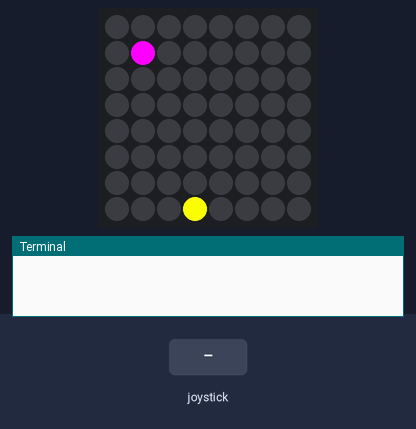
Bench run of a program on a simulated Raspberry Pi (BCM pin numbers) with a Sense HAT. On the bench: the Sense HAT's 8×8 RGB LED matrix, the last lines printed to the terminal. The inputs (shaded band) are chosen by the test bench. Random numbers come from a fixed seed.

Above: at 3.5 s.
3.6 s: joystick pushed left
At 4.7 s:
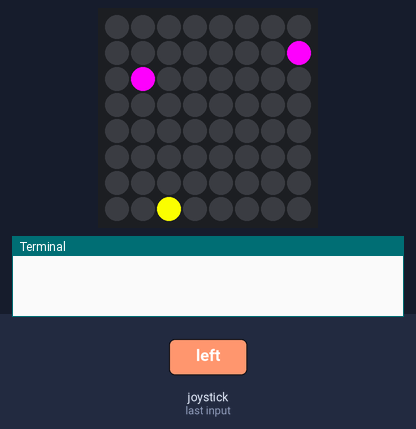
6.6 s: joystick pushed right
At 7.4 s:
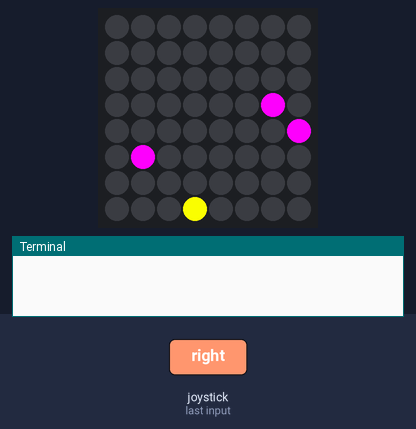
9.6 s: joystick pushed left
At 10.8 s:
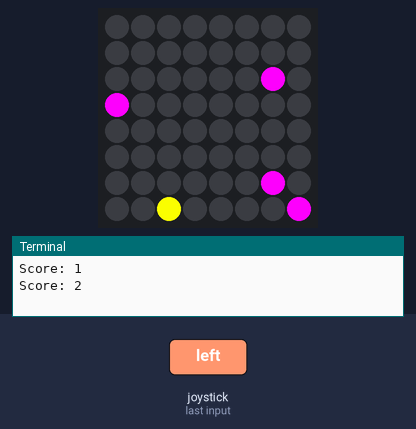
12.6 s: joystick pushed right
At 13.8 s:
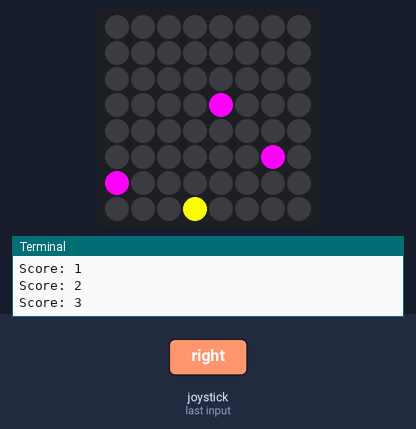
15.6 s: joystick pushed right
At 17.4 s:
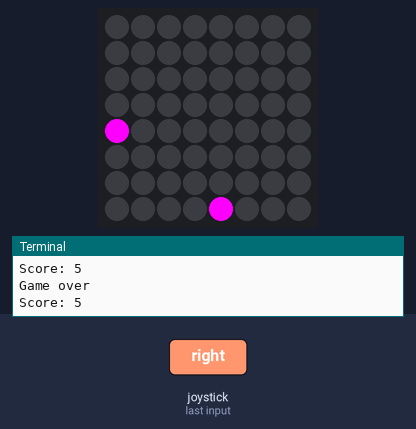
18.6 s: joystick pushed left
At 20.9 s:
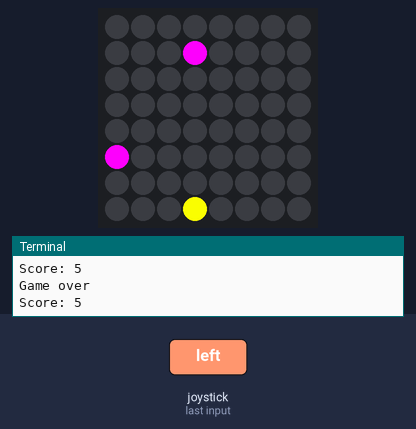
Timing chart, 0 to 22.4 s (numbered marks = the images above; inputs shaded):
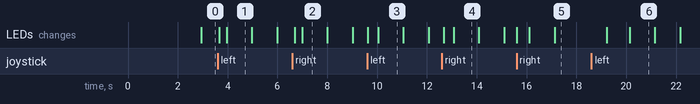

Measured:
- what the display in image 1 shows lasts 1.0 s, from 4.0 s to 5.0 s

The program:

car_avoidance_v4.py
```python
'''
    x    x
  x
          x
    G

     A
'''

# x=R (njih izbjegavamo)
# bodovi=G (njih skupljamo)
# brzina se mijenja (ubrzavamo)
# auto je žute boje

from sense_emu import SenseHat
import time
import random
sense=SenseHat()

R=(255,0,0)
G=(0,255,0)
B=(0,0,255)
C=(0,255,255)
M=(255,0,255)
Y=(255,255,0)
Dg=(40,40,40)
Gr=(190,190,190)
O=(255,128,0)
P=(240,90,120)
X=(40,100,60)
W=(255,255,255)
K=(0,0,0)
Br=(165,42,42)
sense.clear()

def iscrtaj_auto():
    sense.clear()
    for piksel in auto:
        sense.set_pixel(piksel[0],piksel[1],Y)
    for kamen in kamenje:
        sense.set_pixel(kamen[0],kamen[1],M)


auto=[[3,7]]  #moze biti siri (hummer, kamion), pa 2, 3 piksela
korak=0 #odredjuje nam max broj izmedju pomaka kamena, veci broj, sporije pada

#kamenje=[[random.randint(0,7),0]] #vise kamenja, u listi kamenja
kamenje=[]

iscrtaj_auto()


game_over=False
score=0


while True:
    for event in sense.stick.get_events():
        if event.action=='pressed':
            if event.direction=='left' and auto[0][0]>0:
                novi_x=auto[0][0]-1
                auto[0][0]=novi_x

            elif event.direction=='right' and auto[0][0]<7:
                novi_x=auto[0][0]+1
                auto[0][0]=novi_x
                #sense.show_letter('R')
            elif event.direction=='middle':
                pass
            #sense.clear()
            #sense.set_pixel(pozicija[0],pozicija[1],R)
    korak+=1
    if korak%10==0:
        #biramo hoce li se pojaviti kamen
        if random.randint(0,1):
            kamenje.append([random.randint(0,7),0])


        for kamen in kamenje:
            kamen[1]+=1
            if kamen[1]==7:
                if kamen[0] == auto[0][0]:
                    game_over=True
                else:
                    score+=1
                    print(f'Score: {score}')
        if len(kamenje)!=0:
            if kamenje[0][1]==8:
                kamenje.pop(0)
                #kamenje.append([random.randint(0,7),0])
    #print(auto)
    iscrtaj_auto()
    if game_over:
        print('Game over')
        print(f'Score: {score}')
        time.sleep(2)
        game_over=False
        score=0

    time.sleep(0.1)

#https://pastebin.com/HAWhibEN
#https://pastebin.com/CY7zSXcT
 
```
